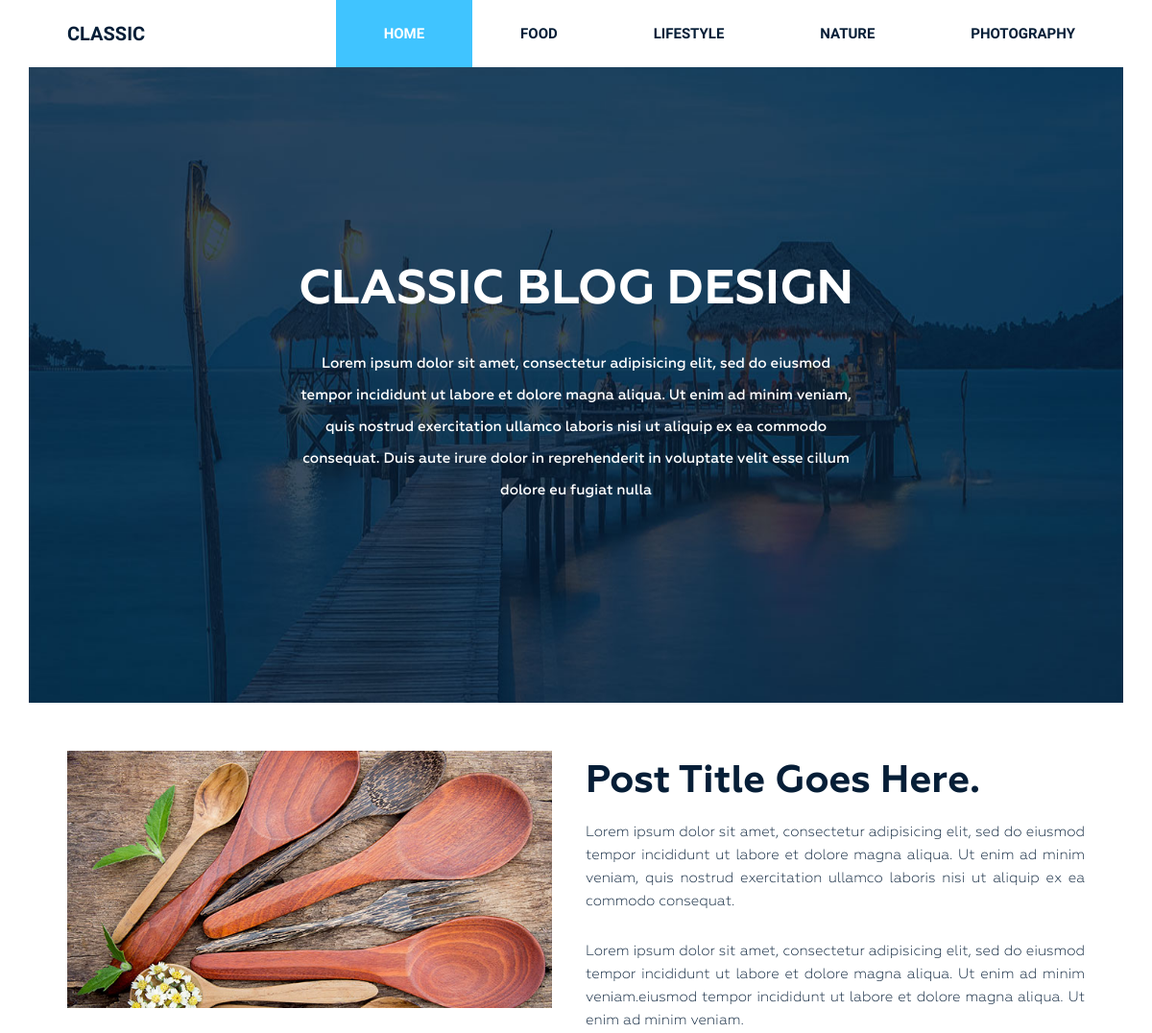
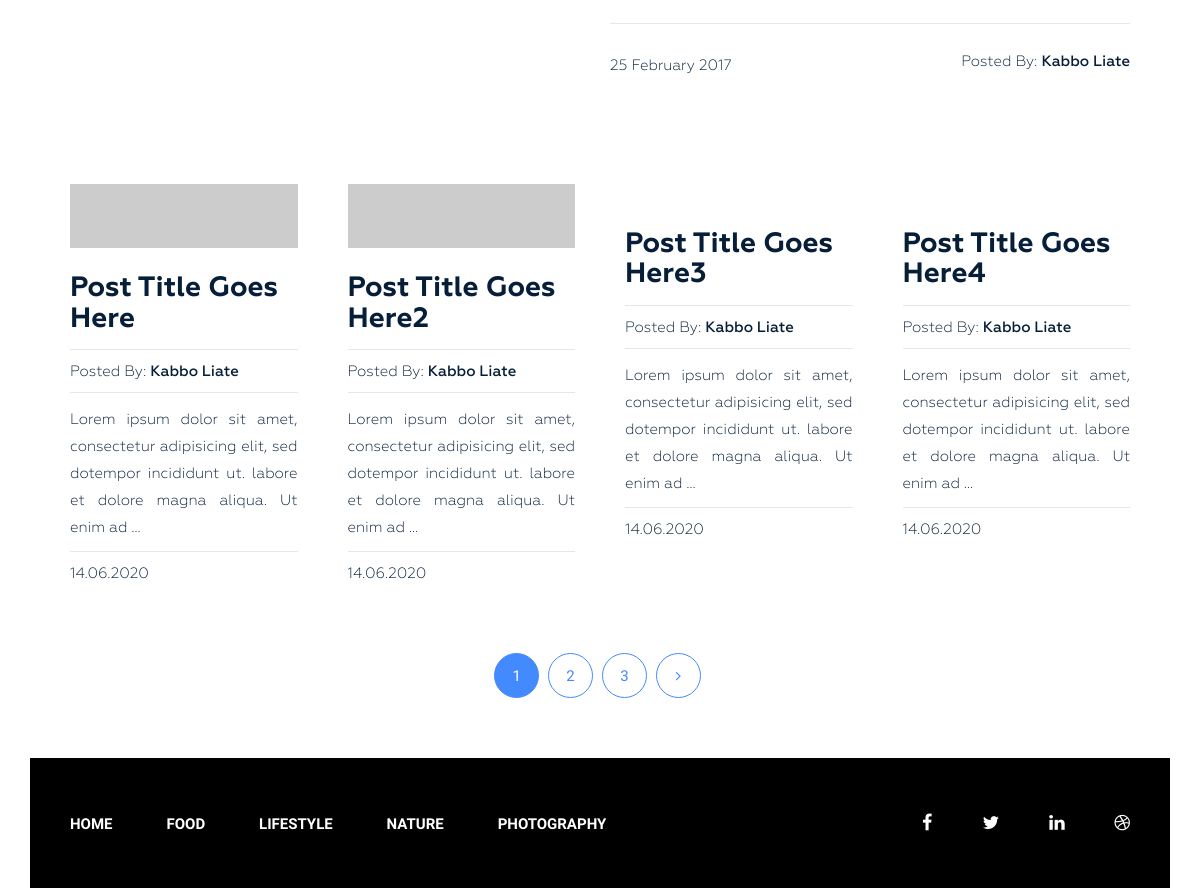
The page / on the database its author committed (2 pictures, top to bottom).
### blog/models.py (models this page shows, shortened)
class Category(models.Model):
    title = models.CharField(max_length=255, verbose_name='Категория')
    slug = models.SlugField(max_length=255, verbose_name='Url', unique=True)
    def get_absolute_url(self):
        return reverse('category', kwargs={'slug': self.slug})
    class Meta:
        ordering = ['title']
        verbose_name = 'Категория'
        verbose_name_plural = 'Категории'

class Post(models.Model):
    title = models.CharField(max_length=255, verbose_name='Название')
    slug = models.SlugField(max_length=255, verbose_name='Url', unique=True)
    author = models.CharField(max_length=100, verbose_name='Автор')
    content = RichTextUploadingField(verbose_name='Контент')
    created_at = models.DateTimeField(auto_now=True, verbose_name="Опубликовано")
    photo = models.ImageField(upload_to='photos/%Y/%m/', blank=True)
    views = models.IntegerField(default=0, verbose_name='Количество просмотров')
    category = models.ForeignKey(Category, on_delete=models.PROTECT, related_name='posts', verbose_name='Категория')
    tags = models.ManyToManyField(Tag, blank=True, related_name='posts', verbose_name='Теги')
    def get_absolute_url(self):
        return reverse('post', kwargs={'slug': self.slug})
    class Meta:
        ordering = ['-created_at']
        verbose_name = 'Запись'
        verbose_name_plural = 'Записи'

### blog/views.py (the view)
# urls.py: path('', Home.as_view(), name='home'),
class Home(ListView):
    model = Post
    template_name = 'blog/index.html'
    context_object_name = 'posts'
    paginate_by = 4
    def get_context_data(self, *, object_list=None, **kwargs):
        context = super().get_context_data(**kwargs)
        context['title'] = 'Classic blog design'
        return context

### blog/templatetags/menu.py (called while the page is built)
@register.inclusion_tag('blog/menu_tpl.html', takes_context=True)
def show_menu(context, menu_class='menu'):
    categories = Category.objects.all()
    current_path = context['request'].get_full_path()
    return {'categories': categories, 'menu_class': menu_class, 'current_path': current_path}

### blog/templates/blog/index.html (shortened to what this page needs)
{% extends 'base.html' %}
{% load static %}
{% block content %}
    <section class="bg-text-area">
        <div class="container">
            <div class="row">
                <div class="col-md-12">
                    <div class="bg-text">
                        <h3>Classic BLOG Design</h3>
                        <p>Lorem ipsum dolor sit amet, consectetur adipisicing elit, sed do eiusmod tempor incididunt ut
                            labore et dolore magna aliqua. Ut enim ad minim veniam, quis nostrud exercitation ullamco
                            laboris nisi ut aliquip ex ea commodo consequat. Duis aute irure dolor in reprehenderit in
                            voluptate velit esse cillum dolore eu fugiat nulla </p>
                    </div>
                </div>
            </div>
        </div>
    </section>
    <section class="blog-post-area">
        <div class="container">
            <div class="row">
                <div class="blog-post-area-style">
                    <div class="col-md-12">
                        <div class="single-post-big">
                            <div class="big-image">
                                <img src="{% static 'img/post-image1.jpg' %}" alt="">
                            </div>
                            <div class="big-text">
                                <h3><a href="#">Post Title Goes Here.</a></h3>
                                <p>Lorem ipsum dolor sit amet, consectetur adipisicing elit, sed do eiusmod tempor
                                    incididunt ut labore et dolore magna aliqua. Ut enim ad minim veniam, quis nostrud
                                    exercitation ullamco laboris nisi ut aliquip ex ea commodo consequat.</p>
                                <p>Lorem ipsum dolor sit amet, consectetur adipisicing elit, sed do eiusmod tempor
                                    incididunt ut labore et dolore magna aliqua. Ut enim ad minim veniam.eiusmod tempor
                                    incididunt ut labore et dolore magna aliqua. Ut enim ad minim veniam.</p>
                                <h4><span class="date">25 February 2017</span><span class="author">Posted By: <span
                                        class="author-name">Kabbo Liate</span></span>
                                </h4>
                            </div>
                        </div>
                    </div>
                    {% for post in posts %}
                    <div class="col-md-3">
                        <div class="single-post">
                            {% if post.photo %}
                                <img src="{{ post.photo.url }}" alt="" >
                            {% else %}
                                <img src="https://picsum.photos/id/1060/300/201/?blur=2" alt="">
                            {% endif %}
                            <h3><a href="{{ post.get_absolute_url }}">{{ post.title}}</a></h3>
                            <h4><span>Posted By: <span class="author-name">{{ post.author }}</span></span>
                            </h4>
                            {{ post.content|safe|truncatewords_html:20}}
                            <h4><span>{{ post.created_at|date:'d.m.Y' }}</span></h4>
                        </div>
                    </div>
                   {% endfor %}
                </div>
            </div>
        </div>
        {% include 'inc/_pagination.html' %}
    </section>
{% endblock %}

### templates/base.html (shortened to what this page needs)
{% load static %}
<!DOCTYPE html>
<html lang="ru">
<head>
    <link rel="stylesheet" href="{% static 'css/bootstrap.css' %}">
    <link rel="stylesheet" href="{% static 'css/font-awesome.min.css' %}">
    <link rel="stylesheet" href="{% static 'css/owl.carousel.min.css' %}">
    <link rel="stylesheet" href="{% static 'css/owl.theme.default.min.css' %}">
    <link rel="stylesheet" href="{% static 'style.css' %}">
    <link rel="stylesheet" href="{% static 'responsive.css' %}">
</head>
<body>
<div class="wrapper">
    {% include 'inc/_header.html' %}
    {% block content %}{% endblock %}
    {% include 'inc/_footer.html' %}
</div>
</body>
</html>

### templates/inc/_header.html
{% load menu %}
<header class="header">
    <div class="container">
        <div class="row">
            <div class="col-md-2">
                <div class="logo">
                    <h2><a href="{% url 'home' %}">Classic</a></h2>
                </div>
            </div>
            <div class="col-md-10">
                {% show_menu %}
            </div>
        </div>
    </div>
</header>

### blog/templates/blog/menu_tpl.html (shortened to what this page needs)
<div class="{{ menu_class }}">
    <ul>
        <li {% if current_path == '/' %}
            class="active" {% endif %}><a href="{% url 'home' %}">Home</a></li>
        {% for item in categories %}
            <li ><a href="{{ item.get_absolute_url }}">{{ item.title }}</a></li>
        {% endfor %}
    </ul>
</div>

### templates/inc/_pagination.html (shortened to what this page needs)
{% if page_obj.has_other_pages %}
    <div class="pegination">
        <div class="nav-links">
            {% for p in page_obj.paginator.page_range %}
                {% if page_obj.number == p %}
                    <span class="page-numbers current">{{ p }}</span>
                {% elif p > page_obj.number|add:-3 and p < page_obj.number|add:3%}
                    <a class="page-numbers" href="?page={{ p }}">{{ p }}</a>
                {% endif %}
            {% endfor %}
            {% if page_obj.has_next %}
                <a class="page-numbers" href="?page={{ page_obj.next_page_number }}"><i class="fa fa-angle-right"
                                                                                        aria-hidden="true"></i></a>
            {% endif %}
        </div>
    </div>
{% endif %}

### templates/inc/_footer.html (shortened to what this page needs)
{% load menu %}
<footer class="footer">
    <div class="container">
        <div class="row">
            <div class="col-md-12">
                <div class="footer-bg">
                    <div class="row">
                        <div class="col-md-9">
                            {% show_menu 'footer-menu' %}
                        </div>
                        <div class="col-md-3">
                            <div class="footer-icon">
                                <p><a href="#"><i class="fa fa-facebook" aria-hidden="true"></i></a><a href="#"><i
                                        class="fa fa-twitter" aria-hidden="true"></i></a><a href="#"><i
                                        class="fa fa-linkedin" aria-hidden="true"></i></a><a href="#"><i
                                        class="fa fa-dribbble" aria-hidden="true"></i></a></p>
                            </div>
                        </div>
                    </div>
                </div>
            </div>
        </div>
    </div>
</footer>

### rows shown on the page
Category: title "FOOD"
Category: title "LIFESTYLE"
Category: title "NATURE"
Category: title "PHOTOGRAPHY"
Post: title "Post Title Goes Here", author "Kabbo Liate", content "Lorem ipsum dolor sit amet, consectetur adipisicing elit, sed dotempor incididunt ut. labore et dolore magna aliqua. Ut enim ad …", created_at "14.06.2020"
Post: title "Post Title Goes Here2", author "Kabbo Liate", content "Lorem ipsum dolor sit amet, consectetur adipisicing elit, sed dotempor incididunt ut. labore et dolore magna aliqua. Ut enim ad …", created_at "14.06.2020"
Post: title "Post Title Goes Here3", author "Kabbo Liate", content "Lorem ipsum dolor sit amet, consectetur adipisicing elit, sed dotempor incididunt ut. labore et dolore magna aliqua. Ut enim ad …", created_at "14.06.2020"
Post: title "Post Title Goes Here4", author "Kabbo Liate", content "Lorem ipsum dolor sit amet, consectetur adipisicing elit, sed dotempor incididunt ut. labore et dolore magna aliqua. Ut enim ad …", created_at "14.06.2020"

### other values the page prints
{{ p }} "1"
{{ p }} "2" "3"
